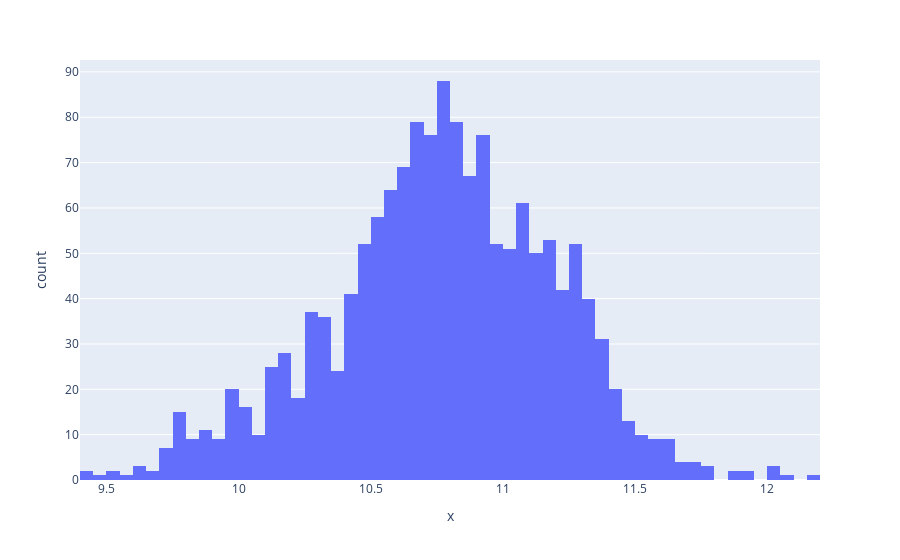

The cell this chart's notebook holds for it:
### Code cell
px.histogram(df, x=np.log1p(df["earnings.4_yr.overall_median_earnings"]))

### Figure 1 — Plotly figure (JSON) as saved in the notebook; plotly's stock layout.template omitted (floating-point values rounded to 4 significant figures; data arrays with more than 128 entries replaced by an {"elided": "..."} marker saying what was removed)
{"data": [{"bingroup": "x", "hovertemplate": "x=%{x}<br>count=%{y}<extra></extra>", "legendgroup": "", "marker": {"color": "#636efa", "pattern": {"shape": ""}}, "name": "", "orientation": "v", "showlegend": false, "type": "histogram", "x": {"elided": "1538 float values"}, "xaxis": "x", "yaxis": "y"}], "layout": {"barmode": "relative", "legend": {"tracegroupgap": 0}, "margin": {"t": 60}, "xaxis": {"anchor": "y", "domain": [0, 1], "title": {"text": "x"}}, "yaxis": {"anchor": "x", "domain": [0, 1], "title": {"text": "count"}}}}
